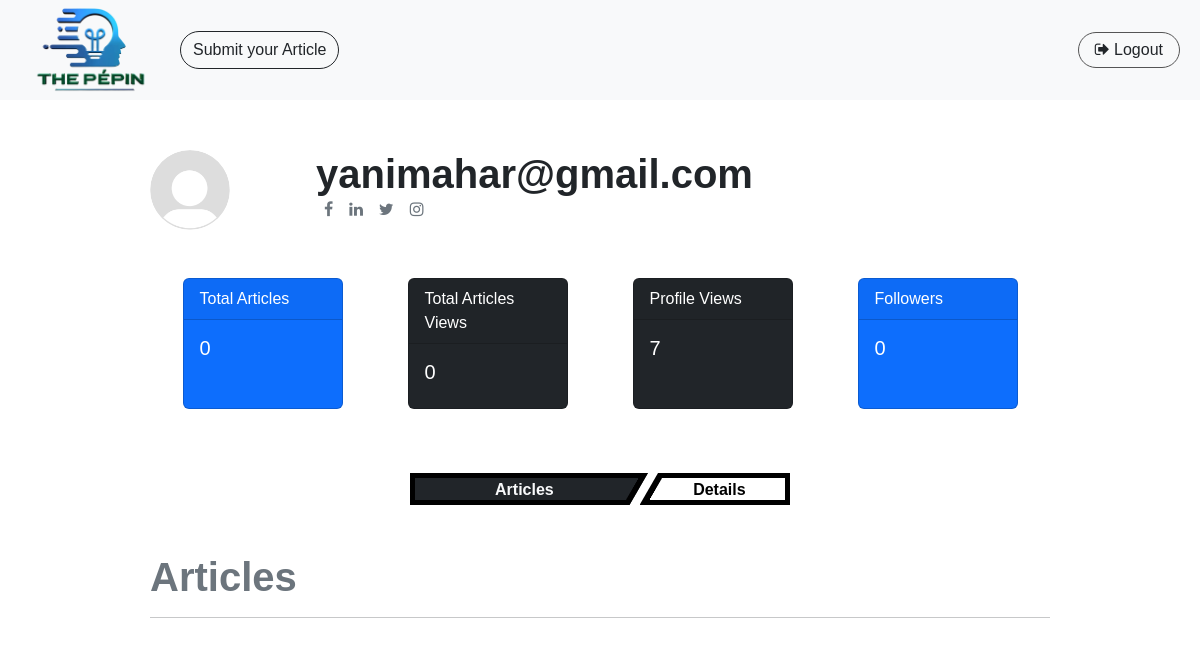
/profile-view/2, run on the app's committed database.
### base/models.py (models this page shows, shortened)
class User(AbstractUser):
    USERNAME_FIELD = 'email'
    profile_picture = models.ImageField(upload_to='profile_pictures/', blank=True, null=True, default='profile_pictures/default_pp.png')
    email = models.EmailField(unique=True)
    user_title = models.CharField(max_length=100, blank=True)
    user_bio = models.TextField(blank=True)
    followers = models.ManyToManyField('self', symmetrical=False, related_name='following')
    facebook_link = models.URLField(blank=True)
    twitter_link = models.URLField(blank=True)
    linkedin_link = models.URLField(blank=True)
    instagram_link = models.URLField(blank=True)
    profile_views = models.PositiveIntegerField(default=0)
    total_publications = models.PositiveIntegerField(default=0)
    publication_views = models.PositiveIntegerField(default=0)
    publication_downloads = models.PositiveIntegerField(default=0)
    specialty = models.ManyToManyField('Specialty', related_name='users', blank=True)
    expertise = models.ManyToManyField('Expertise', related_name='users', blank=True)
    education = models.ManyToManyField('Education', related_name='users', blank=True)
    honors_and_awards = models.ManyToManyField('HonorsAndAwards', related_name='users', blank=True)
    affiliations = models.ManyToManyField('Affiliation', related_name='users', blank=True)
    username = None
    REQUIRED_FIELDS = []  # Add any additional required fields here

### base/views.py (the view)
# urls.py: path('profile-view/<int:id>', views.profile_view, name='profile_view'),
def profile_view(request, id):
    try:
        user = User.objects.get(id=id)
        all_articles = Article.objects.filter(user=user).order_by('-published_date')
        if not user == request.user:
            user.profile_views = user.profile_views + 1
        user.save()
    except:
        messages.error(request, "No Profile Found")
        return render(request, 'base/profile_view.html')
    context = {
        'user':user,
        "all_articles":all_articles,
    }
    return render(request, 'base/profile_view.html', context)

### templates/base/profile_view.html (shortened to what this page needs)
{% extends "base/base.html" %}
{% load static %}
{% block content %}
<div class="profile_view w-75 mx-auto">
  <div class="first_profile_encloser my-5 ">
    <div class="profile__details row">
      <div class="col-12 col-sm-2">
      {% if user.profile_picture %}
      <img class="pp" src="{{user.profile_picture.url}}" alt="">
      {% else %}
      <img class="pp" src="{% static 'base/images/default_pp.png' %}" alt="">
      {%endif%}
    </div>
      <div class="col-12 col-sm-10  px-4 name_det">
        {% if user.first_name or user.last_name %}
        <h1 class="fw-bold my-0">{{user.first_name}} {{user.last_name}}</h1>
        {% else %}
        <h1 class="fw-bold my-0">{{user.email}}</h1>
        {% endif%}
        <div class="icon_pack_social d-flex ">
          <a target="_blank" href="{{user.facebook_link}}"><i class="mx-2 text-secondary fa fa-facebook"></i></a>
          <a target="_blank" href="{{user.linkedin_link}}"><i class="mx-2 text-secondary fa fa-linkedin"></i></a>
          <a target="_blank" href="{{user.twitter_link}}"><i class="mx-2 text-secondary fa fa-twitter"></i></a>
          <a target="_blank" href="{{user.instagram_link}}"><i class="mx-2 text-secondary fa fa-instagram"></i></a>
        </div>
      </div>
    </div>
    <div class="profile__stats my-5 d-flex flex-wrap flex-row justify-content-around">
      <div class="card text-bg-primary mb-3 mx-2" style="min-width: 10rem; max-width:10rem;">
        <div class="card-header">Total Articles</div>
        <div class="card-body">
          <h5 class="card-title">{{user.total_publications}}</h5>
        </div>
      </div>
      <div class="card text-bg-dark mb-3 mx-2" style="min-width: 10rem; max-width:10rem;">
        <div class="card-header">Total Articles Views</div>
        <div class="card-body">
          <h5 class="card-title">{{user.publication_views}}</h5>
        </div>
      </div>
      <div class="card text-bg-dark mb-3 mx-2" style="min-width: 10rem; max-width:10rem;">
        <div class="card-header">Profile Views</div>
        <div class="card-body">
          <h5 class="card-title">{{user.profile_views}}</h5>
        </div>
      </div>
      <div class="card text-bg-primary mb-3 mx-2" style="min-width: 10rem; max-width:10rem;">
        <div class="card-header">Followers</div>
        <div class="card-body">
          <h5 class="card-title">{{user.followers.all | length}}</h5>
        </div>
      </div>
    </div>
  </div>
  <div class="button__collection dj__shifter__buttons">
    <button class="bg-dark text-light" id="article__btn">Articles</button>
    <button class=" " id="detail__btn">Details</button>
  </div>
  <div id="all_articles" class="all_articles my-5">
    <h1 class="fw-bold text-secondary">Articles</h1>
    <hr>
  </div>
</div>
{% endblock content %}

### static/base/css/style.css (style rules this page uses)
:root { --grey-color: rgb(85, 85, 85); --lgrey-color:rgb(230, 230, 230); --green-color: #00ab50; --light-blue-color: rgb(48, 205, 253); --dark-blue-color: #3578E4; }
body { font-family: "Dosis", sans-serif !important; font-optical-sizing: auto; font-weight: normal; font-style: normal; box-sizing: border-box; }
.first_profile_encloser .pp { width: 5rem; height: 5rem; border-radius: 100rem; }
.dj__shifter__buttons { justify-content: center; align-items: center; display: flex; margin: 0 auto; flex-wrap: wrap; max-width: 100%; width: 380px; gap: 10px; --b: 5px; --h: 2em; }
.dj__shifter__buttons button { --_c: rgb(0, 0, 0); flex: calc(1.25 + var(--_s,0)); min-width: 0; font-size: 1rem; font-weight: bold; height: var(--h); cursor: pointer; color: var(--_c); border: var(--b) solid var(--_c); background: conic-gradient(at calc(100% - 1.3*var(--b)) 0,var(--_c) 209deg, #0000 211deg) border-box; clip-path: polygon(0 0,100% 0,calc(100% - 0.577*var(--h)) 100%,0 100%); padding: 0 calc(0.288*var(--h)) 0 0; margin: 0 calc(-0.288*var(--h)) 0 0; box-sizing: border-box; transition: flex .4s; }
.dj__shifter__buttons button + button { --_c: rgb(0, 0, 0); flex: calc(.75 + var(--_s,0)); background: conic-gradient(from -90deg at calc(1.3*var(--b)) 100%,var(--_c) 119deg, #0000 121deg) border-box; clip-path: polygon(calc(0.577*var(--h)) 0,100% 0,100% 100%,0 100%); margin: 0 0 0 calc(-0.288*var(--h)); padding: 0 0 0 calc(0.288*var(--h)); }

### data on the page
User: email "yanimahar@gmail.com", total_publications "0", publication_views "0", profile_views "7", followers.all|length "0"
